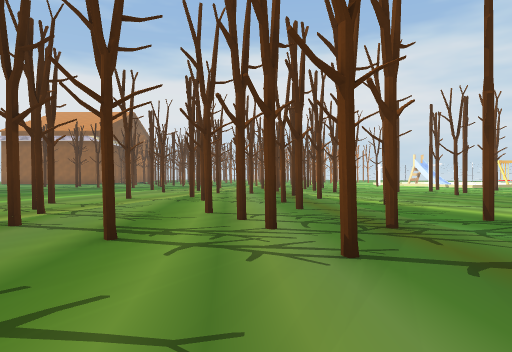
view 1 (above)

24 first-person views from a walk through a Unity game level. The camera is 1.4 m above the floor, looks level and sees 75° across. The floor is counted in squares, 2.36 m on a side. Each view is taken from the middle of a square. On the plan, view 1 faces up. The plan holds only what a view shows up to about 10 squares ahead; the rest is blank. The place goes on beyond the plan. The player is left out. Some animated figures are not drawn. Some surface patterns are stand-ins.

view 2
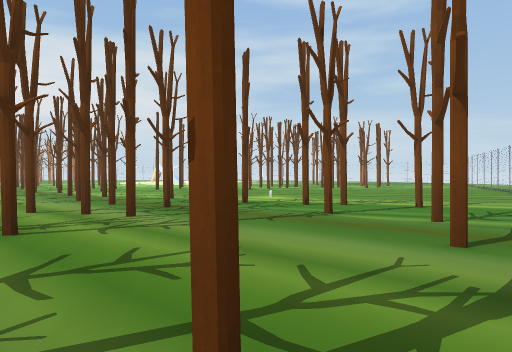

view 3
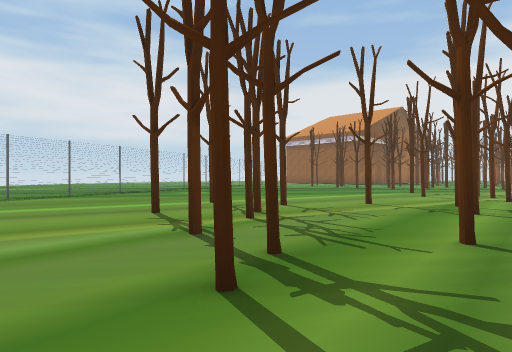

view 4
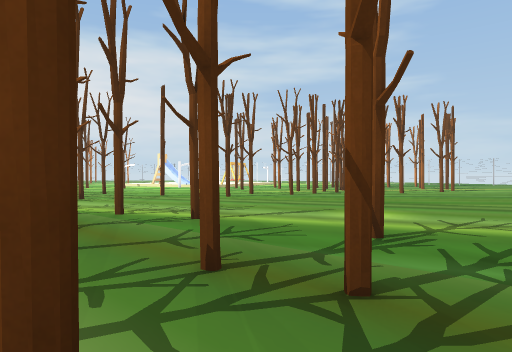

view 5
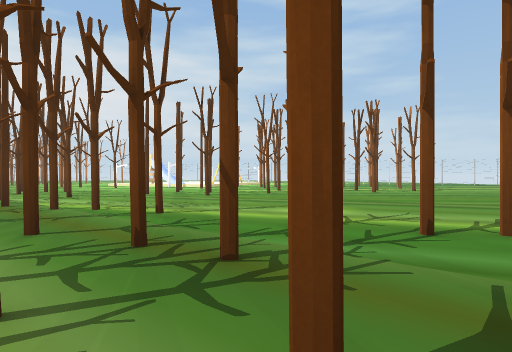

view 6
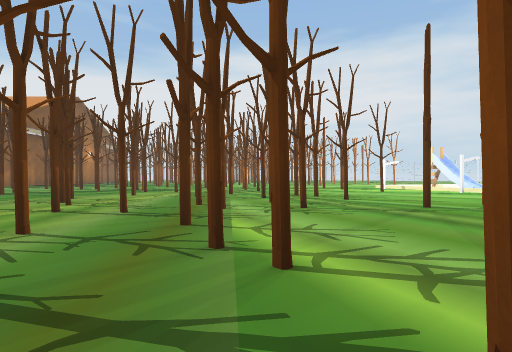

view 7
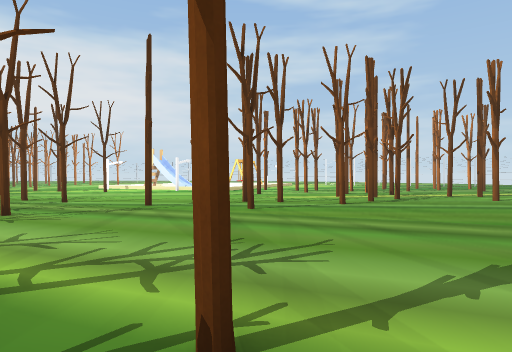

view 8
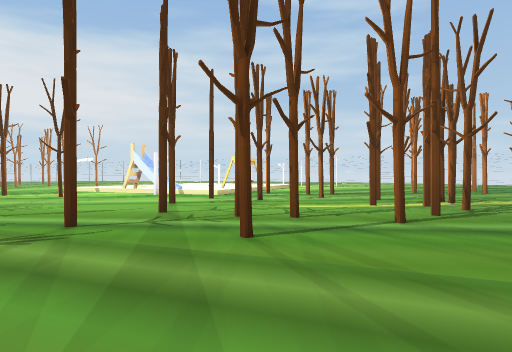

view 9
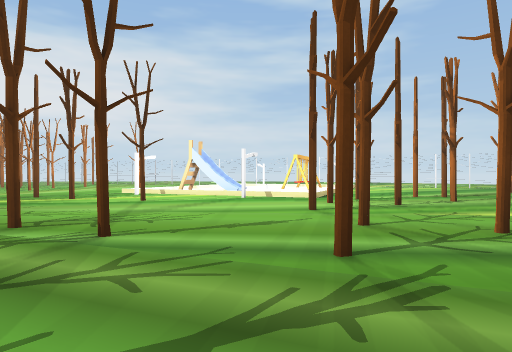

view 10
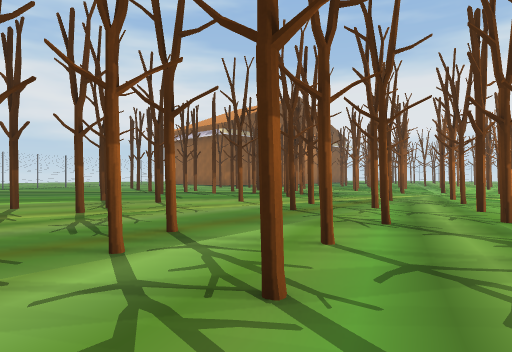

view 11
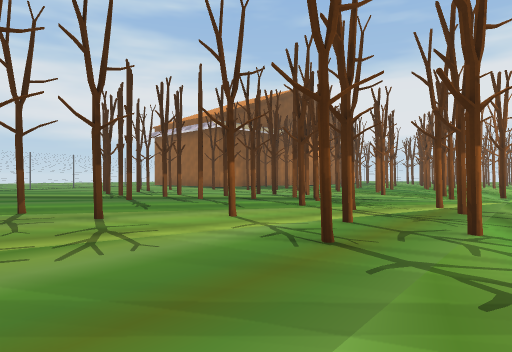

view 12
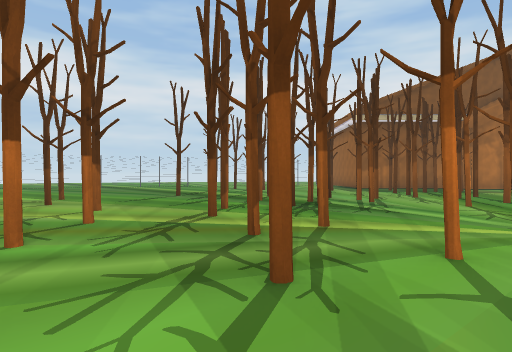

view 13
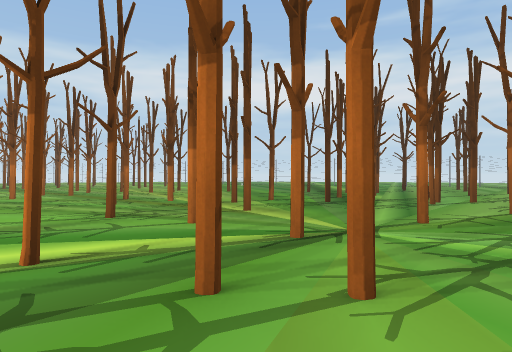

view 14
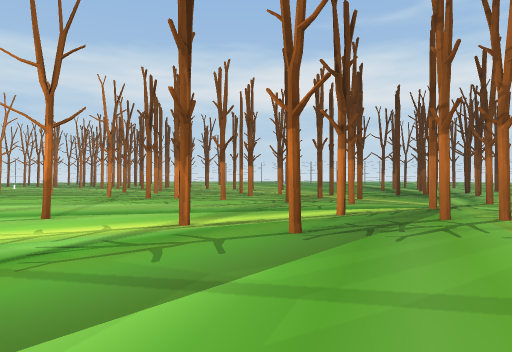

view 15
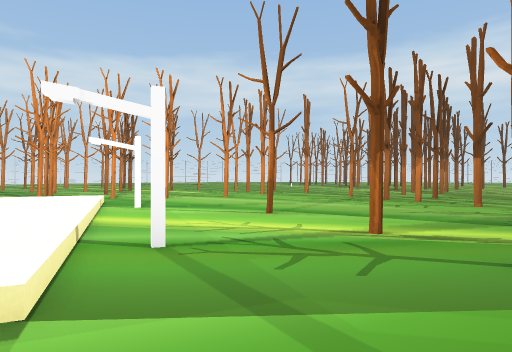

view 16
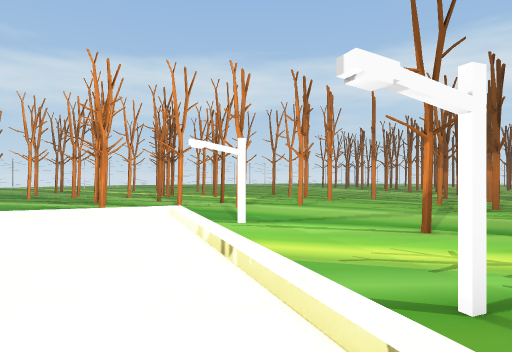

view 17
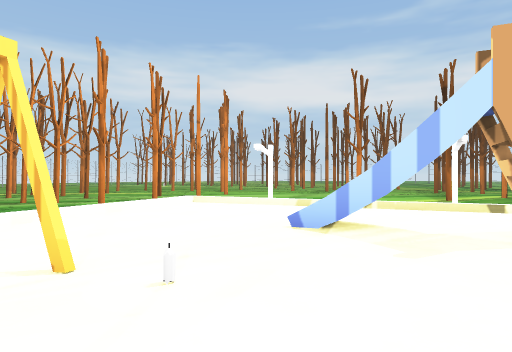

view 18
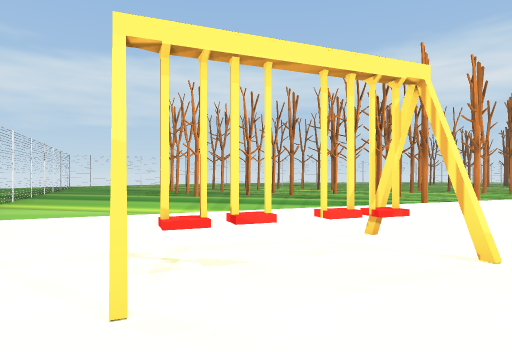

view 19
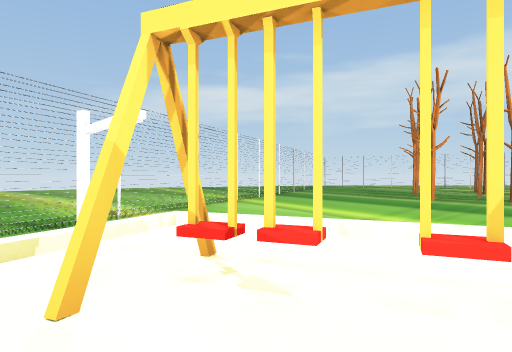

view 20
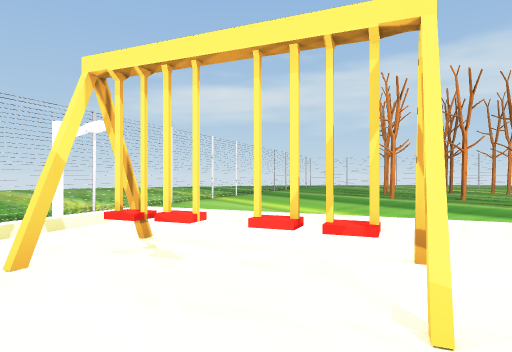

view 21
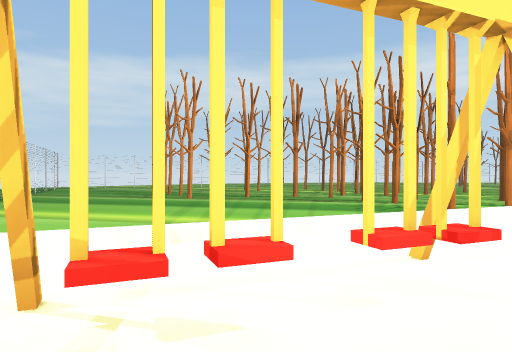

view 22
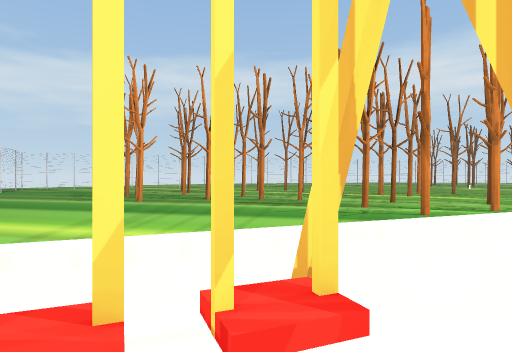

view 23
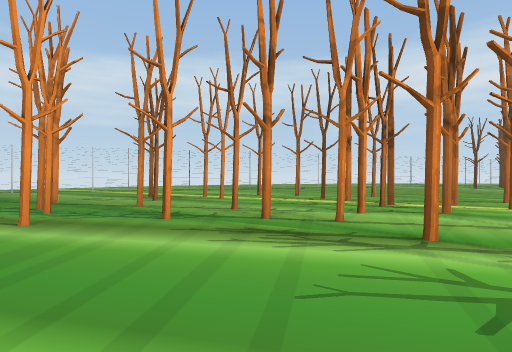

view 24
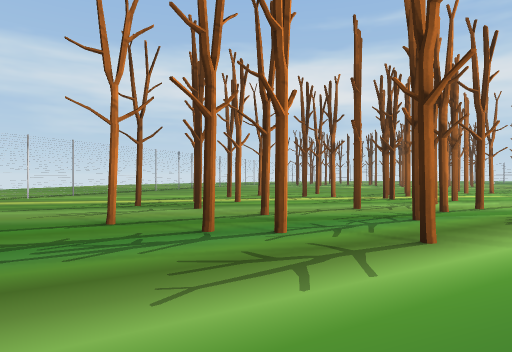

### Floor plan
Key: @ floor where view 1 was taken; # wall or solid block; x gap in a wall; . floor; / step, stairs or slope; T thing the floor can be seen under or through.
Columns run from 11 left of view 1 to 25 right of it. Each row starts with its distance up from view 1.
 24       #.x.##........
 23      .........#....// /.....
 22     ..#.........#../..#....../
 21     ..#.......#..#.#/.#..#.##/T......
 20      ..##..#.......././...##../T.....
 19     #........#....#../.....///.......
 18     ..#...#...#.....#/...//.....T...
 17    ..#.....#.........////.......T...
 16   .......#.............#...........
 15   ......#....#......#.#..........#
 14    ....#.......#...#.#..#..........
 13    ......#...............#...#....#
 12      ...#.#.#.#.#......#..#.......
 11       .....#.......#.#....#.......
 10     ........#....#.#..#..........
  9     .......#.....................
  8    .......#..#..........#..#.#....
  7   ...#........#...................
  6  ...........#..........   ......
  5 ......#...#.............   .....
  4 #.......#..#............    ...#
  3  .........#....#.....        ##
  2        .. ..#.#.....
  1          .......#...
  0          #.@#.......
 -1          ....

Positions as (right, up) in squares from view 1, and headings:
1: (0, 0), facing up
2: (-2, -1), facing up-right
3: (0, 2), facing up-left
4: (0, 3), facing up-right
5: (0, 2), facing up-right
6: (2, 6), facing up
7: (2, 6), facing up-right
8: (4, 8), facing up-right
9: (3, 11), facing up-right
10: (4, 11), facing up-left
11: (2, 13), facing up-left
12: (4, 19), facing left
13: (4, 24), facing down-left
14: (8, 24), facing down-left
15: (7, 24), facing down
16: (9, 23), facing down
17: (15, 23), facing down-left
18: (16, 23), facing down
19: (15, 22), facing down-right
20: (14, 22), facing down-right
21: (16, 22), facing down
22: (15, 21), facing down
23: (15, 17), facing down
24: (21, 14), facing down-left
